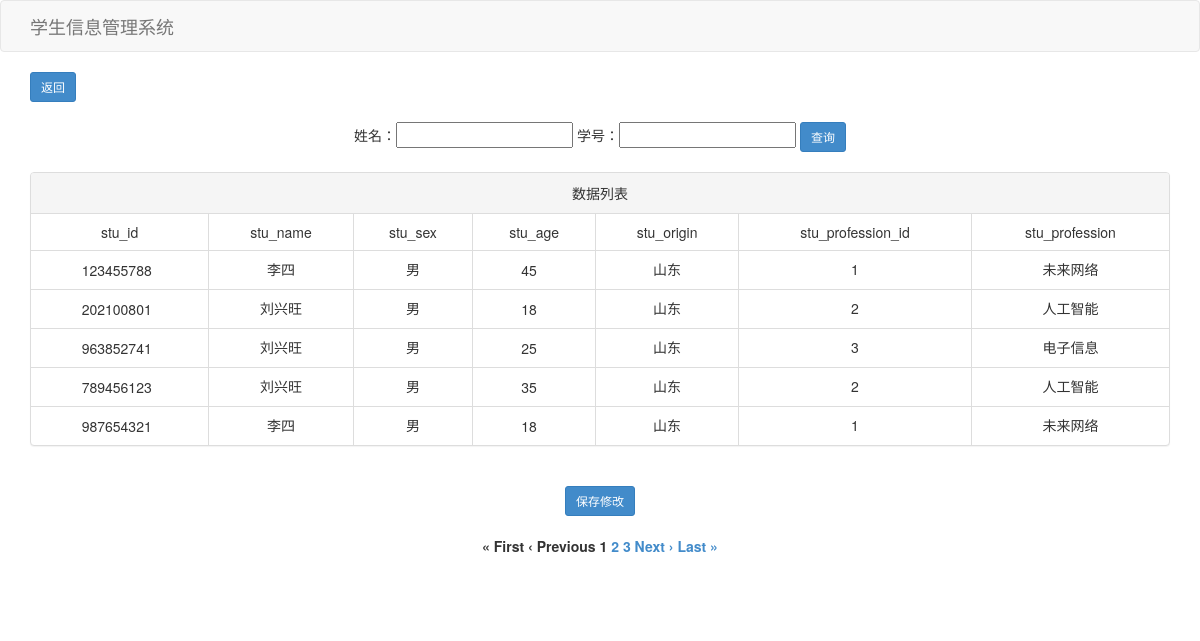
Page /update_age (signed in) on the committed database.
### tables this page shows
CREATE TABLE student_info(
        stu_id INT PRIMARY KEY     NOT NULL,
        stu_name       VARCHAR(50) NOT NULL,
        stu_sex        CHAR(2)     NOT NULL,
        stu_age        INT         NOT NULL,
        stu_origin     VARCHAR(50) NOT NULL,
        stu_profession_id int NOT NULL
        );

CREATE TABLE stu_profession(
        stu_profession_id INTEGER PRIMARY KEY,
        stu_profession    VARCHAR(50) NOT NULL
        );

### app.py (the view)
@app.route('/update_age', methods=['GET', 'POST'])
def update_age():
    msg = request.args.get('msg', '')
    if not check_login():
        return redirect(url_for('login'))
    page = int(request.args.get('page', 1))  # 默认显示第一页
    per_page = int(request.args.get('per_page', 5))  # 默认每页显示10条数据
    sql = "select s.*, p.stu_profession" \
          " from student_info s inner join stu_profession p on s.stu_profession_id = p.stu_profession_id"
    str_where = []
    stu_name = ''
    stu_id = ''
    if 'stu_name' in request.args:
        stu_name = request.args['stu_name']
        if stu_name != '':
            str_where.append(f" stu_name like '%{stu_name}%'")  # % 匹配任意多个字符 _ 匹配任意一个字符
    if 'stu_id' in request.args:
        stu_id = request.args['stu_id']
        if stu_id != '':
            str_where.append(f" stu_id = '{stu_id}'")
    if len(str_where) > 0:
        sql = sql + ' where' + ' and'.join(str_where)
    mid_res, _ = get_sql2(sql)
    num_row = len(mid_res)  # 符合条件的记录数量
    start_index = (page - 1) * per_page
    sql += f' limit {start_index}, {per_page}'
    result, fields = get_sql2(sql)
    total_pages = math.ceil(num_row / per_page)  # 使用 math.ceil 向上取整
    if num_row > 0 and msg == '' and (stu_name != "" or stu_id != ""):
        msg = "更新成功"
        flash("更新成功.", "success")
    elif str_where != '' and num_row == 0:
        msg = "查无此人"
        flash('查无此人')
    if 'stu_name' in request.args and 'stu_id' in request.args:
        if not request.args['stu_name'] and not request.args['stu_id']:
            msg = "学号和姓名不能为空！"
    return render_template('update_age.html', datas=result, fields=fields, page=page, per_page=per_page, total_pages=total_pages, msg=msg, stu_id=stu_id, stu_name=stu_name)

### app.py (called while the page is built)
def check_login():
    return False if 'username' not in session else True

### db_sqlite3.py (called while the page is built)
def open_db():
    database = 'db/students.db'
    conn = sqlite3.connect(database)
    return conn

def get_sql(conn, sql):
    print(sql)
    cur = conn.cursor()
    cur.execute(sql)
    fields = []  # 保存字段信息
    for field in cur.description:
        fields.append(field[0])
    result = cur.fetchall()  # 保存查询结果
    cur.close()
    return result, fields

def get_sql2(sql):
    conn = open_db()
    result, fields = get_sql(conn, sql)
    close_db(conn)
    return result, fields

### templates/update_age.html (shortened to what this page needs)
<!DOCTYPE html>
<html lang="en">
<head>
    <link href="/static/bootstrap/3.2.0/css/bootstrap.min.css" rel="stylesheet">
</head>
<body>
    <nav class="navbar navbar-default">
        <div class="container">
            <div class="navbar-header">
                <a class="navbar-brand" href="#"> 学生信息管理系统 </a>
            </div>
        </div>
    </nav>
    <div class="container">
        <form action="/goback">
            <button type="submit" class="btn btn-primary btn-sm">返回</button>
        </form>
        <br>
        <div class="row text-center">
            <form method="get">
                姓名：<input type="text" name="stu_name" value="{{ stu_name }}">
                学号：<input type="text" name="stu_id" value="{{ stu_id }}">
                <input type="submit" value="查询" class="btn btn-primary btn-sm">
            </form>
        </div>
        <br>
        <form action="/save_edited_data" method="post">
            <div class="panel panel-default">
                <div class="panel-heading">
                    <div class="row text-center">数据列表</div>
                </div>
                <table class="table table-bordered">
                    <tr>
                        {% for a in fields %}
                        <td class="text-center">{{ a }}</td>
                        {% endfor %}
                    </tr>
                    {% for item in datas %}
                    <tr>
                        {% for a in item %}
                        <td class="text-center">
                            {% if loop.index == 4 %}
                            <input type="text" name="stu_age[]" class="special-input2" value="{{ a }}">
                            {% elif loop.index == 1 %}
                            <input type="text" name="stu_id[]" value="{{ a }}" class="special-input" readonly>
                            {% else %}
                            {{ a }}
                            {% endif %}
                        </td>
                        {% endfor %}
                    </tr>
                    {% endfor %}
                </table>
            </div>
            <br>
            <div style="text-align: center;">
                <button type="submit" class="btn btn-primary btn-sm">保存修改</button>
            </div>
        </form>
        <div class="row text-center">
            <div class="pagination">
                {% if page > 1 %}
                <label>
                    <a href="{{ url_for('update_age', page=1, per_page=per_page, stu_name=stu_name, stu_id=stu_id) }}">&laquo;
                        First</a>
                </label>
                <label>
                    <a
                        href="{{ url_for('update_age', page=page-1, per_page=per_page, stu_name=stu_name, stu_id=stu_id) }}">&lsaquo;
                        Previous</a>
                </label>
                {% else %}
                <label>&laquo; First</label>
                <label>&lsaquo; Previous</label>
                {% endif %}
                {% for p in range(1, total_pages + 1) %}
                {% if page == p %}
                <label><span class="current-page">{{ p }}</span></label>
                {% else %}
                <label><a
                        href="{{ url_for('update_age', page=p, per_page=per_page, stu_name=stu_name, stu_id=stu_id) }}">{{
                        p }}</a></label>
                {% endif %}
                {% endfor %}
                {% if page < total_pages %} <label>
                    <a
                        href="{{ url_for('update_age', page=page + 1, per_page=per_page, stu_name=stu_name, stu_id=stu_id) }}">Next
                        &rsaquo;</a>
                    </label>
                    <label><a
                            href="{{ url_for('update_age', page=total_pages, per_page=per_page, stu_name=stu_name, stu_id=stu_id) }}">Last
                            &raquo;</a></label>
                    {% else %}
                    <label>Next &rsaquo;</label>
                    <label>Last &raquo;</label>
                    {% endif %}
            </div>
        </div>
    </div>
    <div class="alert alert-custom text-center">
    </div>
</body>
</html>

### templates/update_age.html (style rules this page uses)
.alert-custom { background-color: #ffffff; color: #000000; }
.special-input { border: none; cursor: not-allowed; pointer-events: none; width: 80px; }
.special-input2 { border: none; width: 30px; }

### rows in the picture
student_info: stu_id "123455788", stu_name "李四", item "男" "1", item "45", stu_origin "山东"
stu_profession: stu_profession "未来网络"
student_info: stu_id "202100801", stu_name "刘兴旺", item "男" "2", item "18", stu_origin "山东"
stu_profession: stu_profession "人工智能"
student_info: stu_id "963852741", stu_name "刘兴旺", item "男" "3", item "25", stu_origin "山东"
stu_profession: stu_profession "电子信息"
student_info: stu_id "789456123", stu_name "刘兴旺", item "男" "2", item "35", stu_origin "山东"
student_info: stu_id "987654321", stu_name "李四", item "男" "1", item "18", stu_origin "山东"

### other values in the picture
{{ a }} "stu_id" "stu_name" "stu_sex" "stu_age" "stu_origin" "stu_profession_id" "stu_profession"
{{ p }} "1"
{{ p }} "2" "3"
